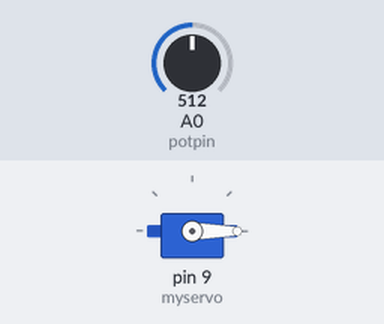
Simulated run of this sketch. Board: Arduino Uno, built with avr-gcc and run on an emulated ATmega328P. On the bench: servo. Inputs (shaded band) come from the test bench; at power-on: A0 (potpin) = 512.

Above: at 0.05 s.
At 2.0 s:
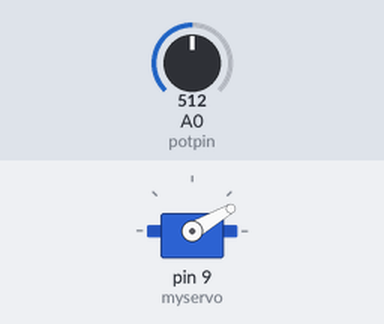
At 3.0 s:
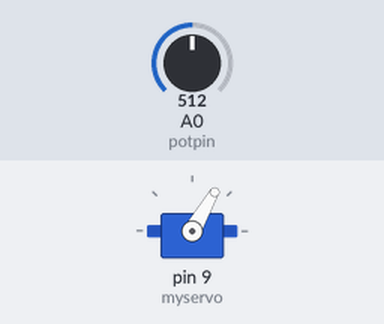
At 4.0 s:
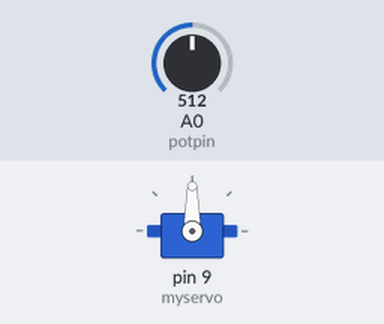
Timing chart, 0 to 5.2 s (numbered marks = the images above):
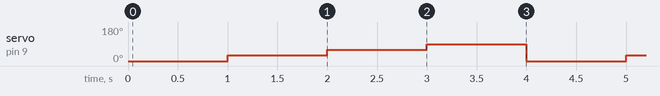

The sketch:

Knob1.ino
```cpp
/*
 Controlling a servo position using a potentiometer (variable resistor)
 by Michal Rinott <http://people.interaction-ivrea.it/m.rinott>

 modified on 8 Nov 2013
 by Scott Fitzgerald
 http://www.arduino.cc/en/Tutorial/Knob
*/

#include <Servo.h>
Servo myservo;  // create servo object to control a servo

int potpin = 0;  // analog pin used to connect the potentiometer
int val;    // variable to read the value from the analog pin

void setup() {
  myservo.attach(9);  // attaches the servo on pin 9 to the servo object
}

void loop() {
  val = analogRead(potpin);            // reads the value of the potentiometer (value between 0 and 1023)
  val = map(val, 0, 1023, 0, 180);     // scale it to use it with the servo (value between 0 and 180)
  myservo.write(0);                  // sets the servo position according to the scaled value
  delay(1000);                       // waits for the servo to get there
  myservo.write(30);                  // sets the servo position according to the scaled value
  delay(1000);
  myservo.write(60);                  // sets the servo position according to the scaled value
  delay(1000);
  myservo.write(90);                  // sets the servo position according to the scaled value
  delay(1000);
}
```

Measured:
- by itself, servo on pin 9 (myservo): repeats every 4.0 s: 60° 1.0 s, 90° 1.0 s, 0° 1.0 s, 30° 1.0 s
